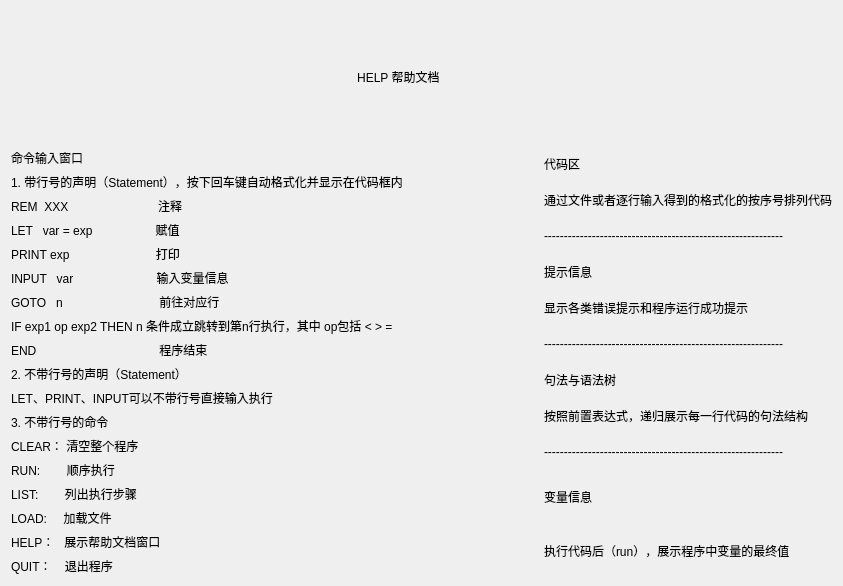
<?xml version="1.0" encoding="UTF-8"?>
<ui version="4.0">
 <class>Help</class>
 <widget class="QWidget" name="Help">
  <property name="geometry">
   <rect>
    <x>0</x>
    <y>0</y>
    <width>843</width>
    <height>586</height>
   </rect>
  </property>
  <property name="windowTitle">
   <string>Form</string>
  </property>
  <layout class="QVBoxLayout" name="verticalLayout_10">
   <item>
    <widget class="QLabel" name="label">
     <property name="text">
      <string>                                                                                                        HELP 帮助文档</string>
     </property>
    </widget>
   </item>
   <item>
    <layout class="QHBoxLayout" name="horizontalLayout_2">
     <item>
      <layout class="QVBoxLayout" name="verticalLayout_2">
       <item>
        <widget class="QLabel" name="label_12">
         <property name="text">
          <string>命令输入窗口</string>
         </property>
        </widget>
       </item>
       <item>
        <widget class="QLabel" name="label_2">
         <property name="text">
          <string>1. 带行号的声明（Statement），按下回车键自动格式化并显示在代码框内</string>
         </property>
        </widget>
       </item>
       <item>
        <layout class="QVBoxLayout" name="verticalLayout">
         <item>
          <widget class="QLabel" name="label_4">
           <property name="text">
            <string>REM  XXX                           注释</string>
           </property>
          </widget>
         </item>
         <item>
          <widget class="QLabel" name="label_5">
           <property name="text">
            <string>LET   var = exp                   赋值</string>
           </property>
          </widget>
         </item>
         <item>
          <widget class="QLabel" name="label_6">
           <property name="text">
            <string>PRINT exp                          打印</string>
           </property>
          </widget>
         </item>
         <item>
          <widget class="QLabel" name="label_7">
           <property name="text">
            <string>INPUT   var                         输入变量信息</string>
           </property>
          </widget>
         </item>
         <item>
          <widget class="QLabel" name="label_8">
           <property name="text">
            <string>GOTO   n                             前往对应行</string>
           </property>
          </widget>
         </item>
         <item>
          <widget class="QLabel" name="label_9">
           <property name="text">
            <string>IF exp1 op exp2 THEN n   条件成立跳转到第n行执行，其中 op包括 &lt; &gt; =</string>
           </property>
          </widget>
         </item>
         <item>
          <widget class="QLabel" name="label_10">
           <property name="text">
            <string>END                                     程序结束</string>
           </property>
          </widget>
         </item>
        </layout>
       </item>
       <item>
        <widget class="QLabel" name="label_11">
         <property name="text">
          <string>2. 不带行号的声明（Statement）</string>
         </property>
        </widget>
       </item>
       <item>
        <widget class="QLabel" name="label_13">
         <property name="text">
          <string>LET、PRINT、INPUT可以不带行号直接输入执行</string>
         </property>
        </widget>
       </item>
       <item>
        <widget class="QLabel" name="label_14">
         <property name="text">
          <string>3. 不带行号的命令</string>
         </property>
        </widget>
       </item>
       <item>
        <layout class="QVBoxLayout" name="verticalLayout_3">
         <item>
          <widget class="QLabel" name="label_18">
           <property name="text">
            <string>CLEAR： 清空整个程序</string>
           </property>
          </widget>
         </item>
         <item>
          <widget class="QLabel" name="label_15">
           <property name="text">
            <string>RUN:        顺序执行</string>
           </property>
          </widget>
         </item>
         <item>
          <widget class="QLabel" name="label_17">
           <property name="text">
            <string>LIST:        列出执行步骤</string>
           </property>
          </widget>
         </item>
         <item>
          <widget class="QLabel" name="label_16">
           <property name="text">
            <string>LOAD:     加载文件</string>
           </property>
          </widget>
         </item>
         <item>
          <widget class="QLabel" name="label_19">
           <property name="text">
            <string>HELP：   展示帮助文档窗口</string>
           </property>
          </widget>
         </item>
         <item>
          <widget class="QLabel" name="label_20">
           <property name="text">
            <string>QUIT：    退出程序</string>
           </property>
          </widget>
         </item>
        </layout>
       </item>
      </layout>
     </item>
     <item>
      <widget class="QLabel" name="label_30">
       <property name="text">
        <string/>
       </property>
      </widget>
     </item>
     <item>
      <widget class="QLabel" name="label_31">
       <property name="text">
        <string/>
       </property>
      </widget>
     </item>
     <item>
      <widget class="QLabel" name="label_29">
       <property name="text">
        <string/>
       </property>
      </widget>
     </item>
     <item>
      <layout class="QVBoxLayout" name="verticalLayout_9">
       <item>
        <layout class="QVBoxLayout" name="verticalLayout_5">
         <item>
          <widget class="QLabel" name="label_21">
           <property name="text">
            <string>代码区</string>
           </property>
          </widget>
         </item>
         <item>
          <widget class="QLabel" name="label_22">
           <property name="text">
            <string>通过文件或者逐行输入得到的格式化的按序号排列代码</string>
           </property>
          </widget>
         </item>
         <item>
          <widget class="QLabel" name="label_3">
           <property name="text">
            <string>------------------------------------------------------------</string>
           </property>
          </widget>
         </item>
        </layout>
       </item>
       <item>
        <layout class="QVBoxLayout" name="verticalLayout_8">
         <item>
          <widget class="QLabel" name="label_27">
           <property name="text">
            <string>提示信息</string>
           </property>
          </widget>
         </item>
         <item>
          <widget class="QLabel" name="label_28">
           <property name="text">
            <string>显示各类错误提示和程序运行成功提示</string>
           </property>
          </widget>
         </item>
         <item>
          <widget class="QLabel" name="label_32">
           <property name="text">
            <string>------------------------------------------------------------</string>
           </property>
          </widget>
         </item>
        </layout>
       </item>
       <item>
        <layout class="QVBoxLayout" name="verticalLayout_7">
         <item>
          <widget class="QLabel" name="label_25">
           <property name="text">
            <string>句法与语法树</string>
           </property>
          </widget>
         </item>
         <item>
          <widget class="QLabel" name="label_26">
           <property name="text">
            <string>按照前置表达式，递归展示每一行代码的句法结构</string>
           </property>
          </widget>
         </item>
         <item>
          <widget class="QLabel" name="label_33">
           <property name="text">
            <string>------------------------------------------------------------</string>
           </property>
          </widget>
         </item>
        </layout>
       </item>
       <item>
        <layout class="QVBoxLayout" name="verticalLayout_6">
         <item>
          <widget class="QLabel" name="label_23">
           <property name="text">
            <string>变量信息</string>
           </property>
          </widget>
         </item>
         <item>
          <widget class="QLabel" name="label_24">
           <property name="text">
            <string>执行代码后（run），展示程序中变量的最终值</string>
           </property>
          </widget>
         </item>
        </layout>
       </item>
      </layout>
     </item>
    </layout>
   </item>
  </layout>
 </widget>
 <resources/>
 <connections/>
</ui>
